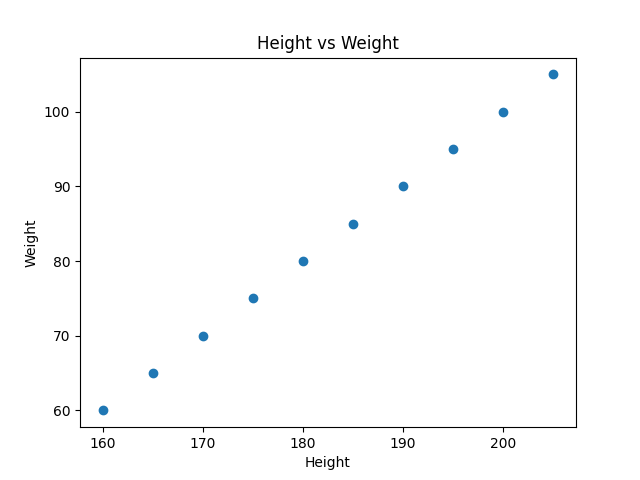

Write the Python code that produced this figure.
import matplotlib.pyplot as plt

# Data for heights and weights
heights = [160, 165, 170, 175, 180, 185, 190, 195, 200, 205]
weights = [60, 65, 70, 75, 80, 85, 90, 95, 100, 105]

# Creating the scatter plot
plt.scatter(heights, weights)
plt.xlabel('Height')
plt.ylabel('Weight')
plt.title('Height vs Weight')

# Saving the plot
plt.savefig('scatter-plot.png')